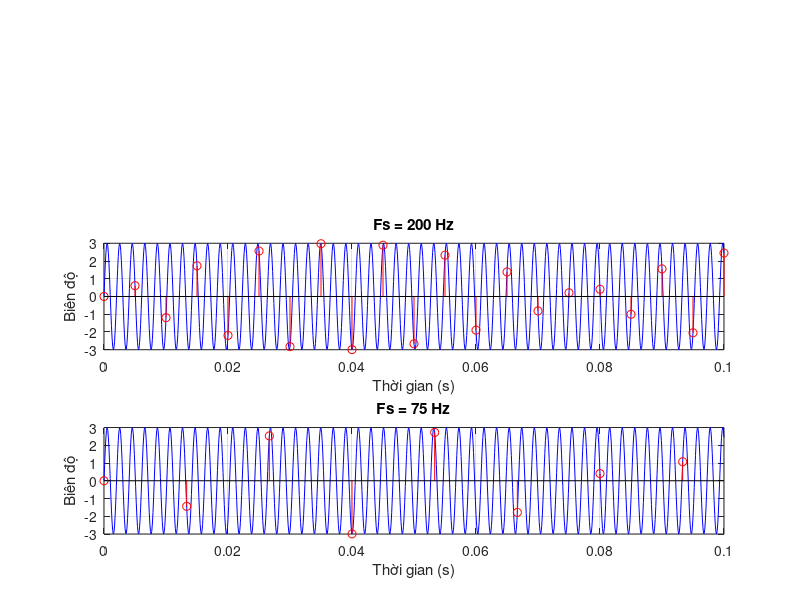

The MATLAB source for this figure:
%x(t) = 3*sin(100*pi*t);
A = 3;
omega = 100*pi;
f = omega/2*pi;
t = 0:0.0001:0.1; 
x = A*sin(2*pi*f*t);

%a
Fs_min = 2*f;
fprintf ('%.2f\n',Fs_min);

%b
Fs1 = 200;
t1 = 0:1/Fs1:0.1;
x1 = A*sin(2*pi*f*t1);

%c
Fs2 = 75
t2 = 0:1/Fs2:0.1;
x2 = A*sin(2*pi*f*t2);


subplot(3,1,2);
plot(t, x, 'b'); hold on;
stem(t1, x1, 'r');
title('Fs = 200 Hz');
xlabel('Thời gian (s)');
ylabel('Biên độ');
%legend('Tín hiệu gốc','Mẫu');
grid on;

subplot(3,1,3);
plot(t, x, 'b'); hold on;
stem(t2, x2, 'r');
title('Fs = 75 Hz');
xlabel('Thời gian (s)');
ylabel('Biên độ');
%legend('Tín hiệu gốc','Mẫu');
grid on;



